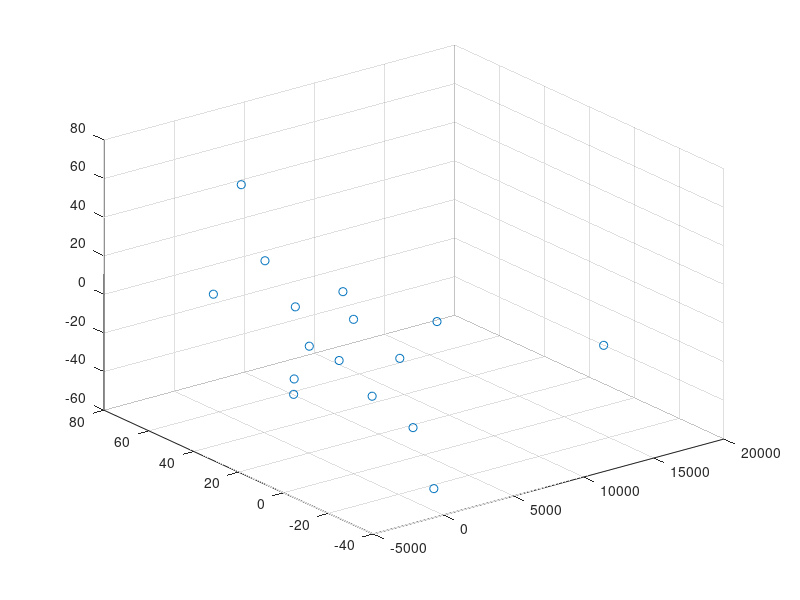

Reproduce this figure in MATLAB.
% Ran Bao
% University of Canterbury
clc;
clear;
close all;

% generate a 3d array
A = rand(16, 16, 128);
X = A(:,1);
Y = A(:,2);
Z = A(:,3);



scatter3(X, Y, Z);

B = fftn(A);
scatter3(B(:,1), B(:,2), B(:,3));